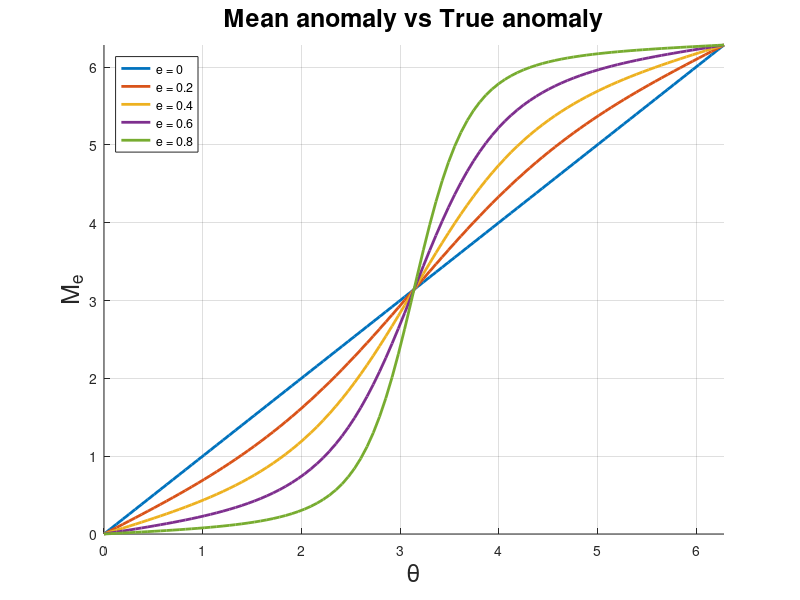
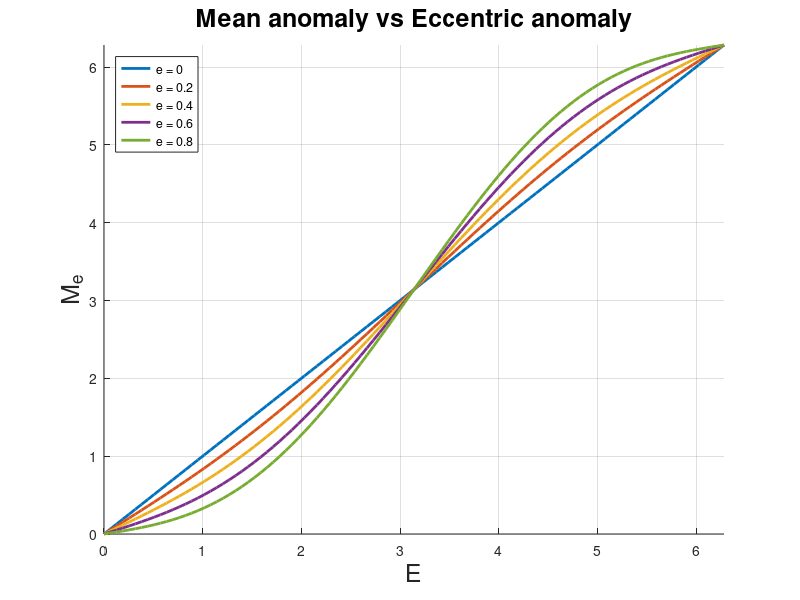

MATLAB code for these plots, in order:
%% Coded by
% Mohamed Mohamed El-Sayed Atyya
% mohamed.atyya94@eng-st.cu.edu.eg




% Mean anomaly of elliptical orbits
close all; clear all; clc;
%% inputs
theta=linspace(0,2*pi,100);  % True anomaly
E=linspace(0,2*pi,100);  % anomaly
e=0:0.2:0.9; % eccentricity
%% calculations
for n=1:length(e)
    Me1(n,1:length(theta))=2*atan(sqrt((1-e(n))/(1+e(n)))*tan(theta/2))-e(n)*sqrt(1-e(n)^2).*sin(theta)./(1+e(n)*cos(theta));
    Me2(n,1:length(E))=E-e(n)*sin(E);
end
for nn=1:length(e)
    for mm=1:length(theta)
        if theta(mm) >= pi
            Me1(nn,mm)=Me1(nn,mm)+2*pi;
        end
    end
end
%% plotting
%---------------------------------------------------------------------------------------------------------------------------------------------------------
figure(1);
hold all;
set(gcf,'color','w');
for n=1:length(e)
    plot(theta,Me1(n,:),'linewidth',2);
    legendInfo1{n} = ['e = ' num2str(e(n))]; 
end
grid on;
xlim([0,2*pi]);
ylim([0,2*pi]);
xlabel('\theta','fontsize',18);
ylabel('M_e','fontsize',18);
title('Mean anomaly vs True anomaly','fontsize',18);
legend(legendInfo1,'location','northwest')
%---------------------------------------------------------------------------------------------------------------------------------------------------------
figure(2);
hold all;
set(gcf,'color','w');
for n=1:length(e)
    plot(E,Me2(n,:),'linewidth',2);
    legendInfo{n} = ['e = ' num2str(e(n))]; 
end
grid on;
xlim([0,2*pi]);
ylim([0,2*pi]);
xlabel('E','fontsize',18);
ylabel('M_e','fontsize',18);
title('Mean anomaly vs Eccentric anomaly','fontsize',18);
legend(legendInfo,'location','northwest')


